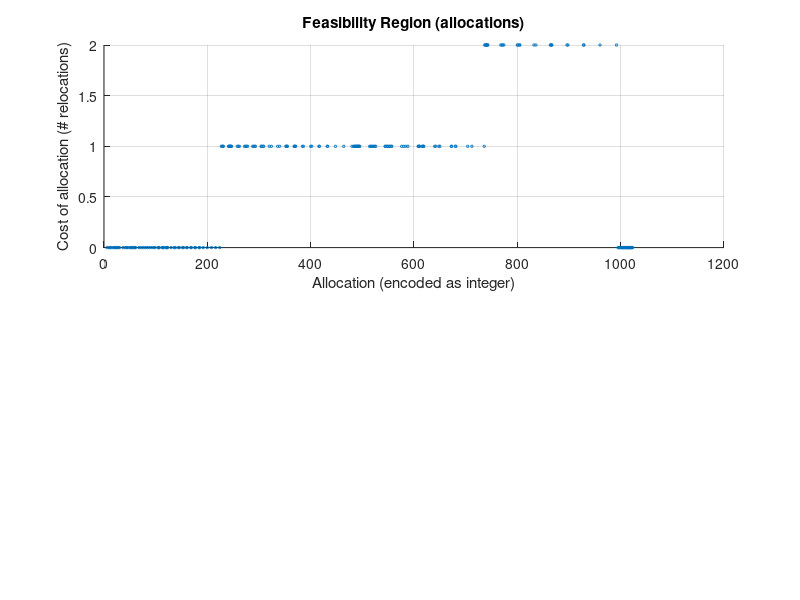

MATLAB code to generate this figure: (Note: this script raises an error after producing the figure.)
clear;
clc

NUM_STAGES = 5;
NUM_INSTANCES = 2;
DEMAND = 2;

% demand = 2;
% midx = [0 0 1 0 0 0 1 0 0 0 0 0 0 0 0 0 0 0 0 0];
% constrMaxStage = [0 0 20 0 0 0 20 0 0 0 0 0 0 0 0 0 0 0 0 0];
% plen = 8;
% mutants = generateMutants(plen, midx, constrMaxStage);

NUM_ALLOCATIONS = 2^NUM_STAGES;
MAXCOST = NUM_STAGES * NUM_INSTANCES;

% set of possible allocations of two programs w/ feasibility.
Y = zeros(NUM_ALLOCATIONS^2, 1);
x0 = [1 1 0 0 0];
C = [];
X = [];
for x1 = 1:NUM_ALLOCATIONS
    for x2 = 1:NUM_ALLOCATIONS
        i = (x1 - 1) * NUM_ALLOCATIONS + x2;
        a1 = bitget(x1, NUM_STAGES:-1:1);
        a2 = bitget(x2, NUM_STAGES:-1:1);
        s1 = sum(a1);
        s2 = sum(a2);
        s = [s1 s2];
        c = sum(bitand(a1, a2));
        if all(s < 2) || c > 0
            Y(i) = MAXCOST;
        else
            cost = sum(bitand(x0, a1));
            Y(i) = cost;
            X = [X i];
            C = [C cost];
        end
    end
end

figure
% plot(1:length(Y), Y);
subplot(2, 1, 1);
scatter(X, C, 3);
title('Feasibility Region (allocations)');
xlabel('Allocation (encoded as integer)');
ylabel('Cost of allocation (# relocations)');
grid on

mutants = generateMutants(2, [1 1 0 0 0], [NUM_STAGES NUM_STAGES 0 0 0]);
nmutants = size(mutants, 2);
X = [];
Y = [];
for i = 1:nmutants
    for j = 1:nmutants
        x = (i - 1) * nmutants + j;
        cost = sum(bitand(mutants( : , i)', [1 1 0 0 0]));
        feasible = sum(bitand(mutants( : , i), mutants( : , j)));
        if feasible == 0
            X = [X x];
            Y = [Y cost];
        end
    end
end

subplot(2, 1, 2);
scatter(X, Y, 3);
title('Feasibility Region (mutants)');
xlabel('Allocation (encoded as integer)');
ylabel('Cost of allocation (# relocations)');
grid on